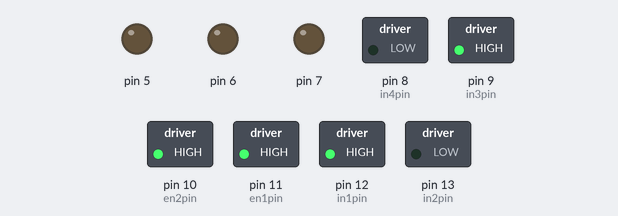
This sketch was run on a simulated Arduino Mega 2560, built with avr-gcc and run on an emulated ATmega2560. Shown: switched loads named in the sketch (green lamp = pin HIGH), output pins drawn as LEDs (lit = HIGH).

Above: at 0.1 s.
Timing chart, 0 to 1.6 s (numbered marks = the images above):
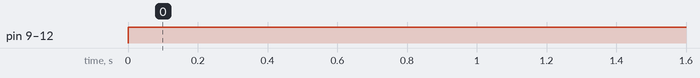

Measured:
- by itself, pin 9 (in3pin), pin 10 (en2pin), pin 11 (en1pin), pin 12 (in1pin): LOW → HIGH at 0.00 s

The sketch:

robot_h_bridge_kit.ino
```cpp
/*  Ultrasonic Sensor HC-SR04 + h-bridge
        Trig: Trigger (OUTPUT)
        Echo: Echo (INPUT)*/
// h bridge pins
const int en1pin = 11;
const int in1pin = 12;
const int in2pin = LED_BUILTIN;

const int en2pin = 10;
const int in3pin =  9;
const int in4pin =  8;

const int threshHold = 3;
const int backTime = 2000;
unsigned long previousMillis = 0;

typedef enum {
  STOP,
  FORWARD,
  BACKUP
}
direction_enum;

void setup()
{
  for (int i = 5; i < 14; i++)
    pinMode(i, OUTPUT);
}

void loop()
{
  for (int i = 0; i < 3; i++)
  {
    if (testBlock(i))
    {
      switch (i)
      {
        case 0: // left of robot
          // left, right, delay, speed (0 - 255)
          // 0 = stop, 1 = forward, -1 = reverse
          runMotor(0, -1, backTime, 255);
          break;
        case 1: // center
          runMotor(-1, -1, backTime, 255);
          break;
        case 2: // right
          runMotor(-1, 0, backTime, 255);
          break;
        default:
          // never should get to this code.
          runMotor(0, 0, backTime, 255);
          break;
      }
    }
    else
    {
      runMotor(1, 1, 0, 255);
    }
  }
  //delay(250);
}

boolean testBlock(int sensor)
{
}

void runMotor(int left, int right, int dur, int speed)
{
  unsigned long currentMillis = millis();
  switch (left)
  {
    case -1:
      if (currentMillis - previousMillis >= dur)
      {
        if (!testBlock(4))
        {
          // save the last time you blinked the LED
          previousMillis = currentMillis;
          analogWrite( en1pin, speed);
          digitalWrite(in1pin, LOW);
          digitalWrite(in2pin, HIGH);
        }
      }
      break;
    case 0:
      if (currentMillis - previousMillis >= dur)
      {
        if (!testBlock(4))
        {
          // save the last time you blinked the LED
          previousMillis = currentMillis;
          analogWrite( en1pin, speed);
          digitalWrite(in1pin, LOW);
          digitalWrite(in2pin, LOW);
        }
      }
      break;
    case 1:
      if (currentMillis - previousMillis >= dur)
      {
        if (!testBlock(4))
        {
          // save the last time you blinked the LED
          previousMillis = currentMillis;
          analogWrite( en1pin, speed);
          digitalWrite(in1pin, HIGH);
          digitalWrite(in2pin, LOW);
        }
      }
      break;
  }
  switch (right)
  {
    case -1:
      if (currentMillis - previousMillis >= dur)
      {
        if (!testBlock(4))
        {
          // save the last time you blinked the LED
          previousMillis = currentMillis;
          analogWrite( en2pin, speed);
          digitalWrite(in3pin, LOW);
          digitalWrite(in4pin, HIGH);
        }
      }
      break;
    case 0:
      if (currentMillis - previousMillis >= dur)
      {
        if (!testBlock(4))
        {
          // save the last time you blinked the LED
          previousMillis = currentMillis;
          analogWrite( en2pin, speed);
          digitalWrite(in3pin, LOW);
          digitalWrite(in4pin, LOW);
        }
      }
      break;
    case 1:
      if (currentMillis - previousMillis >= dur)
      {
        if (!testBlock(4))
        {
          // save the last time you blinked the LED
          previousMillis = currentMillis;
          analogWrite( en2pin, speed);
          digitalWrite(in3pin, HIGH);
          digitalWrite(in4pin, LOW);
        }
      }
      break;
  }
  //delay(dur);
}
```
